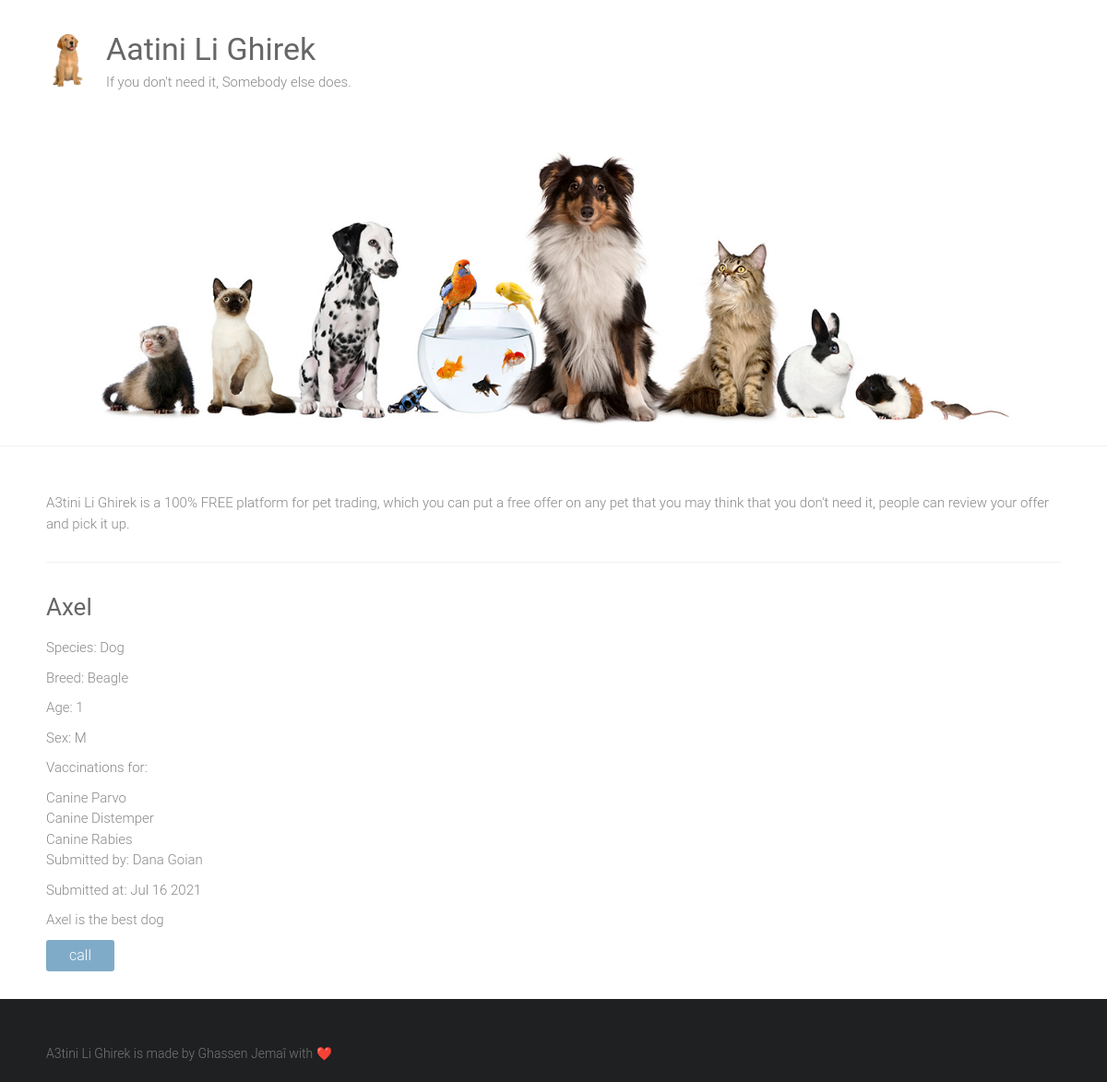
Page /adoptions/6/ on the committed database.
### adopotion/models.py (models this page shows, shortened)
class Pet(models.Model):
    name = models.CharField(max_length=100)
    submitter = models.CharField(max_length=200)
    species = models.CharField(max_length=30)
    breed = models.CharField(max_length=30, blank=True)
    description = models.TextField(blank=True)
    sex = models.CharField(max_length=1, choices=SEX_CHOICES, blank=True)
    submissionDate = models.DateTimeField()
    age = models.IntegerField(null=True)
    vaccinations = models.ManyToManyField('Vaccine', blank=True)

class Vaccine(models.Model):
    name = models.CharField(max_length=50)

### adopotion/views.py (the view)
# urls.py: path('adoptions/<int:pet_id>/',views.pet_detail, name="pet_detail"),
def pet_detail(request, pet_id):
    try:
        pet = Pet.objects.get(id=pet_id)
    except Pet.DoesNotExist:
        raise Http404('Pet Does Not Exist')
    return render(request, 'pet_detail.html', {'pet':pet})

### adopotion/templates/pet_detail.html
{% extends "base.html" %}
{% block content %}
<div>
    <h3>{{ pet.name | capfirst }}</h3>
    <p>Species: {{ pet.species | capfirst }}</p>
    {% if pet.breed %}
        <p>Breed: {{ pet.breed | capfirst }}</p>
    {% endif %}
    {% if pet.age %}
        <p>Age: {{ pet.age }}</p>
    {% endif %}
    {% if pet.sex %}
        <p>Sex: {{ pet.sex }}</p>
    {% endif %}
    {% if pet.vaccinations %}
        <p>Vaccinations for:</p>
        <ul>
        {% for vaccine in pet.vaccinations.all %}
            <li>{{ vaccine.name }}</li>
        {% endfor%}
        </ul>
    {% endif %}
    <p>Submitted by: {{ pet.submitter | capfirst}}</p>
    <p>Submitted at: {{ pet.submissionDate | date:"M d Y" }}</p>
    <p>{{ pet.description }}</p>
    <input type="button" value="call" >
</div>
{% endblock %}

### static/style.css (style rules this page uses)
html, body, div, span, applet, object, iframe, h1, h2, h3, h4, h5, h6, p, blockquote, pre, a, abbr, acronym, address, big, cite, code, del, dfn, em, font, ins, kbd, q, s, samp, small, strike, strong, sub, sup, tt, var, dl, dt, dd, ol, ul, li, fieldset, form, label, legend, table, caption, tbody, tfoot, thead, tr, th, td { border: 0; font: inherit; font-size: 100%; font-style: inherit; font-weight: inherit; margin: 0; outline: 0; padding: 0; vertical-align: baseline; }
html { overflow-y: scroll; -webkit-text-size-adjust: 100%; -ms-text-size-adjust: 100%; }
h1, h2, h3, h4, h5, h6 { color: #666666; line-height: 1.4; padding-bottom: 15px; font-weight: normal; }
h3 { font-size: 26px; }
body, button, input, select, textarea { color: #888888; font-size: 15px; line-height: 1.5; font-family: 'Roboto', sans-serif; font-weight: 300; }
p { color: #888888; font-size: 15px; line-height: 1.5; margin-bottom: 15px; font-weight: 300; }
ul, ol { list-style: none; }
body { background: #f2f2f2; }
input, textarea { -webkit-border-radius: 0px; }
.ample-button, input[type="reset"], input[type="button"], input[type="submit"], button { -moz-appearance: none !important; -webkit-appearance: none !important; appearance: none !important; color: #FFFFFF; display:inline-block; margin-bottom: 30px; padding: 5px 25px; cursor: pointer; background-color: #80abc8; border: 0px; -webkit-border-radius: 3px; -moz-border-radius: 3px; border-radius: 3px; font-size: 16px; }
body { padding-top: 30px; padding-bottom: 30px; }
body.wide { padding-top: 0; padding-bottom: 0; }
.single-page p { margin-bottom: 10px; }

### rows in the picture
Pet: name "Axel", species "Dog", breed "Beagle", age "1", sex "M", submitter "Dana Goian", submissionDate "Jul 16 2021", description "Axel is the best dog"
Vaccine: name "Canine Parvo"
Vaccine: name "Canine Distemper"
Vaccine: name "Canine Rabies"
